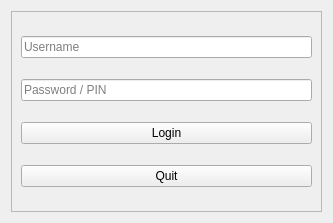
<?xml version="1.0" encoding="UTF-8"?>
<ui version="4.0">
 <class>loginUI</class>
 <widget class="QWidget" name="loginUI">
  <property name="geometry">
   <rect>
    <x>0</x>
    <y>0</y>
    <width>333</width>
    <height>223</height>
   </rect>
  </property>
  <property name="windowTitle">
   <string>Form</string>
  </property>
  <property name="autoFillBackground">
   <bool>true</bool>
  </property>
  <layout class="QGridLayout" name="gridLayout">
   <item row="0" column="0">
    <widget class="QFrame" name="frame">
     <property name="frameShape">
      <enum>QFrame::StyledPanel</enum>
     </property>
     <property name="frameShadow">
      <enum>QFrame::Raised</enum>
     </property>
     <property name="lineWidth">
      <number>10</number>
     </property>
     <layout class="QGridLayout" name="gridLayout_2">
      <item row="0" column="0">
       <widget class="QLineEdit" name="Username">
        <property name="placeholderText">
         <string>Username</string>
        </property>
       </widget>
      </item>
      <item row="1" column="0">
       <widget class="QLineEdit" name="Password">
        <property name="text">
         <string/>
        </property>
        <property name="placeholderText">
         <string>Password / PIN</string>
        </property>
       </widget>
      </item>
      <item row="2" column="0">
       <widget class="QPushButton" name="loginButton">
        <property name="text">
         <string>Login</string>
        </property>
       </widget>
      </item>
      <item row="3" column="0">
       <widget class="QPushButton" name="QuitLogin">
        <property name="text">
         <string>Quit</string>
        </property>
       </widget>
      </item>
     </layout>
    </widget>
   </item>
  </layout>
 </widget>
 <resources/>
 <connections/>
</ui>
